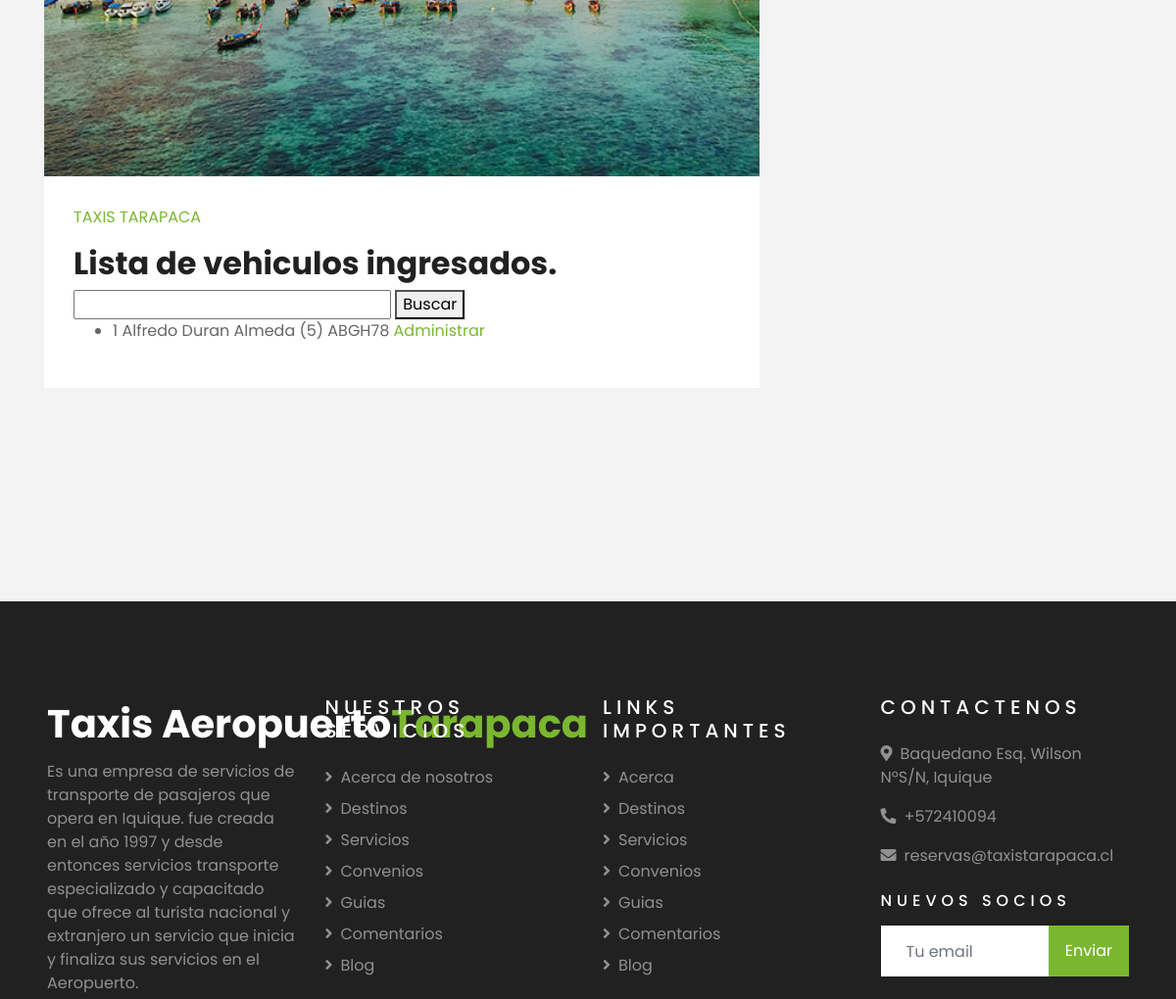
The page /es/scr_bveh/ (signed in, middle part) on the database as committed earlier.
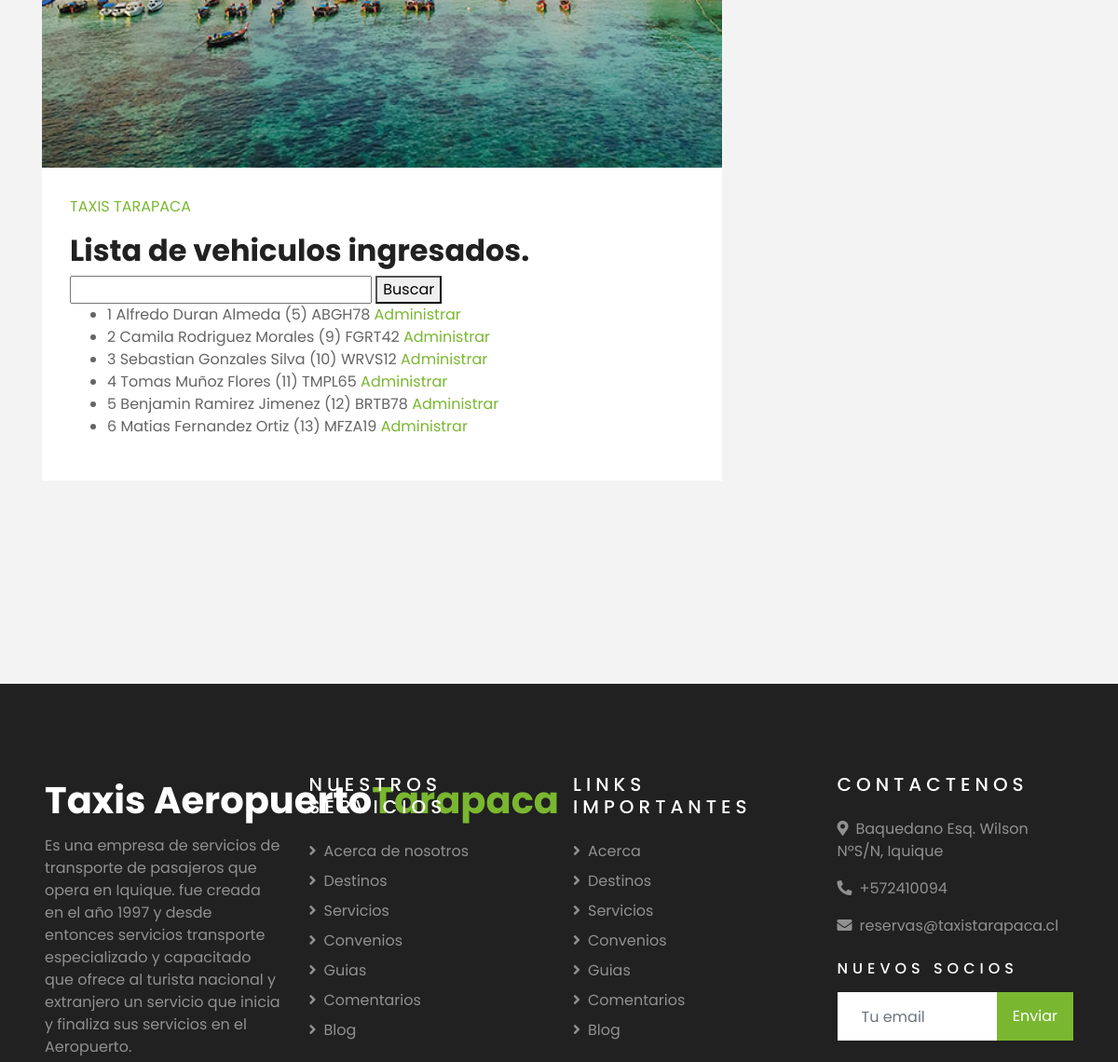
The same page on the database as committed later.
### Gestion_viajes/models.py (models this page shows)
class Vehiculo(models.Model):
    id = models.AutoField(primary_key=True,unique=True)
    conductor = models.ForeignKey(Taxista,on_delete=models.SET_NULL,null=True,blank=True,default=None)
    patente = models.CharField(max_length=6,null=True,blank=True)
    estado = models.IntegerField(null=True,blank=True)
    deleted_at = models.DateTimeField(null=True,blank=True)
    created_at = models.DateTimeField(null=True,blank=True)

class Taxista(models.Model):
    id = models.AutoField(primary_key=True,unique=True)
    nombre = models.CharField(max_length=54,null=True,blank=True)
    apellido_p = models.CharField(max_length=54,null=True,blank=True)
    apellido_m = models.CharField(max_length=54,null=True,blank=True)
    genero = models.CharField(max_length=54,null=True,blank=True)
    secretaria_encargada = models.ForeignKey(Secretaria,on_delete=models.SET_NULL,null=True,blank=True,default=None)
    run = models.IntegerField(null=True,blank=True)
    dv = models.CharField(max_length=1,null=True,blank=True)
    estado = models.IntegerField(null=True,blank=True)
    deleted_at = models.DateTimeField(null=True,blank=True)
    created_at = models.DateTimeField(null=True,blank=True)
    def __str__(self):
        return self.nombre + ' ' + self.apellido_p + ' ' + self.apellido_m + ' ' + '(' + str(self.id) + ')'

### Gestion_viajes/views.py (the view, shortened to what this page needs)
# urls.py: path("scr_bveh/",views.scr_buscar_vehiculos,name='scr_buscar_vehiculos'),
def scr_buscar_vehiculos(request):
    usuario = request.session.get('user',None)
    if usuario is not None:
        if request.method == "GET":
            form = BusquedaVehiculoForm(request.GET)
            vehiculos = None
            context = {'form':form}
            if form.is_valid():
                try:
                    busqueda = form.cleaned_data['busqueda'].lower()
                except:
                    busqueda = form.cleaned_data['busqueda']
                try:
                    vehiculos = Vehiculo.objects.filter(id=busqueda)
                    context = {'form':form,'vehiculos':vehiculos}
                except:
                    vehiculos = None
                if vehiculos is None:
                    try:
                        vehiculos = Vehiculo.objects.filter(conductor__nombre__icontains=busqueda)
                        context = {'form':form,'vehiculos':vehiculos}
                    except:
                        vehiculos = None
                if vehiculos is None:
                    try:
                        vehiculos = Vehiculo.objects.filter(deleted_at=None)
                        context = {'form':form,'vehiculos':vehiculos}
                    except:
                        vehiculos = None
                return render(request,'Gestion_viajes/scr_admin_vehiculos.html',context)
            else:
                form = VehiculoForm()
                return render(request, 'registrar_vehiculo.html', {'form': form})
        else:
            form = VehiculoForm()
            return render(request, 'registrar_vehiculo.html', {'form': form})
    else:
        return render(request,'Gestion_viajes/err_frb.hmtl')

### Gestion_viajes/forms.py
class BusquedaVehiculoForm(forms.Form):
    busqueda = forms.CharField(label='Buscar Tarifa', max_length=100, required=False)

### Taxis_tarapaca/templates/Gestion_viajes/scr_admin_vehiculos.html (shortened to what this page needs)
{% extends "secretarias_page.html" %}
{% load cms_tags %}
{% block content %}
    <div class="taxistas-lista">
        <h2>Lista de vehiculos ingresados.</h2>
        <form method="get" action="{% url 'scr_buscar_vehiculos' %}">
            {{ form.busqueda }}
            <button type="submit">Buscar</button>
        </form>
        {% if vehiculos %}
            <ul>
                {% for vehiculo in vehiculos %}
                    <li>{{ vehiculo.id }} {{ vehiculo.conductor }} {{ vehiculo.patente }}
                        <a href = "{% url 'scr_ver_datos_vehiculo' id_vehiculo=vehiculo.id %}">Administrar</a>
                    </li>
                {% endfor %}
            </ul>
        {% else %}
            <p>No hay vehiculos registrados.</p>
        {% endif %}
    </div>
{% endblock content %}

Rows that differ between the two databases and show on the page:
added Vehiculo: id "2", conductor "Camila Rodriguez Morales (9)", patente "FGRT42"
added Vehiculo: id "3", conductor "Sebastian Gonzales Silva (10)", patente "WRVS12"
added Vehiculo: id "4", conductor "Tomas Muñoz Flores (11)", patente "TMPL65"
added Vehiculo: id "5", conductor "Benjamin Ramirez Jimenez (12)", patente "BRTB78"
added Vehiculo: id "6", conductor "Matias Fernandez Ortiz (13)", patente "MFZA19"
